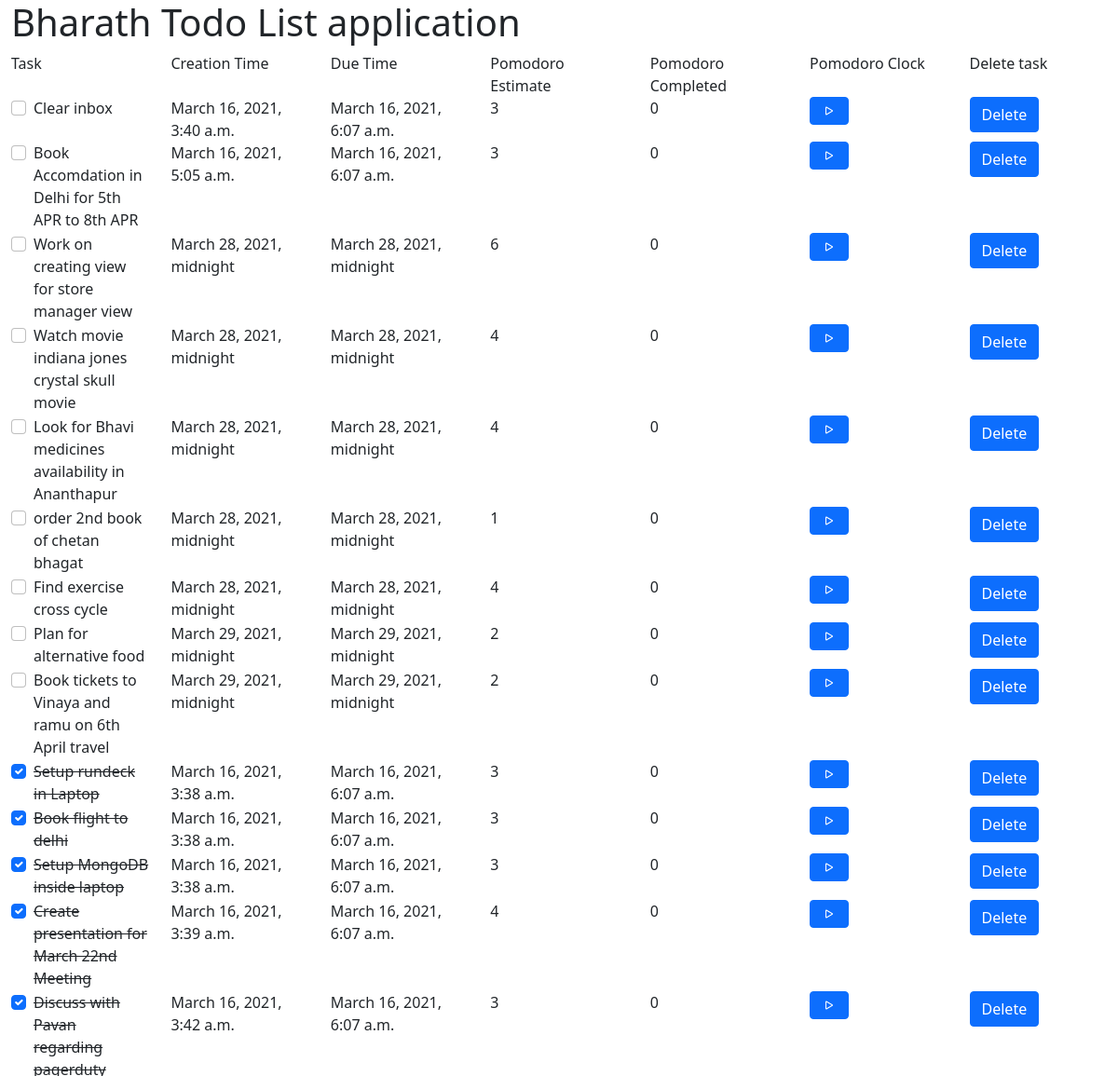
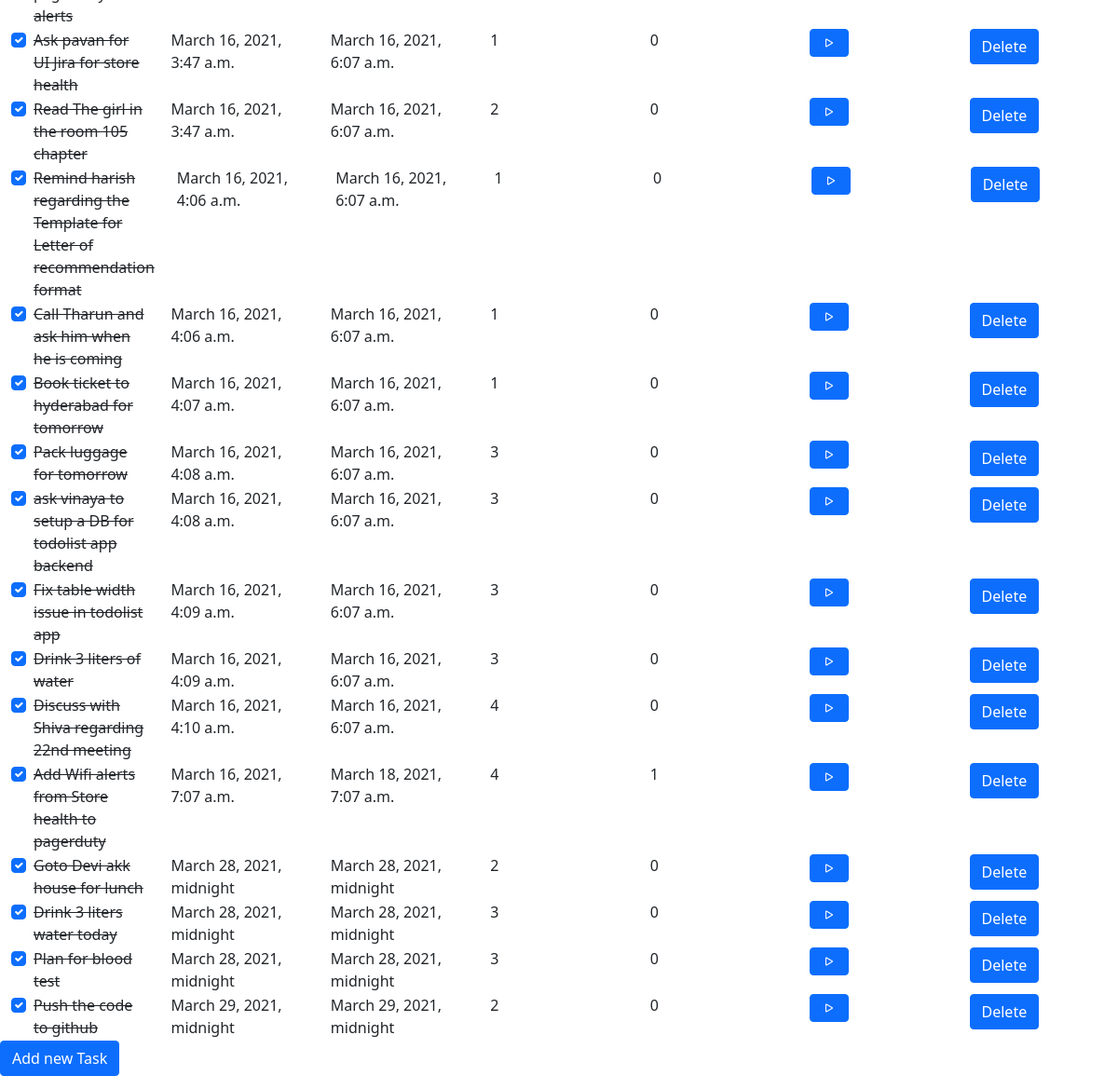
Before: /todolist/ with the older database file (2 pictures, top to bottom).
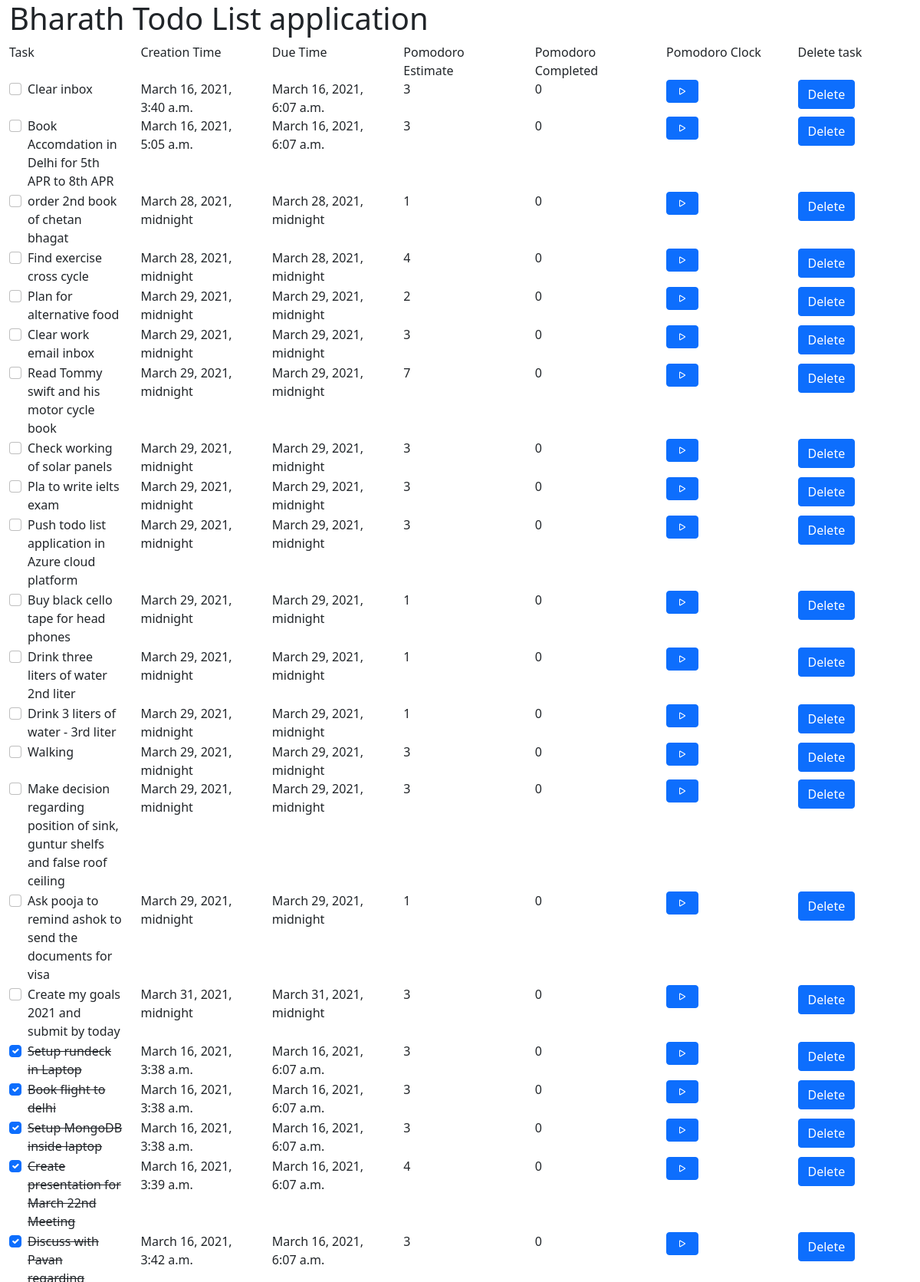
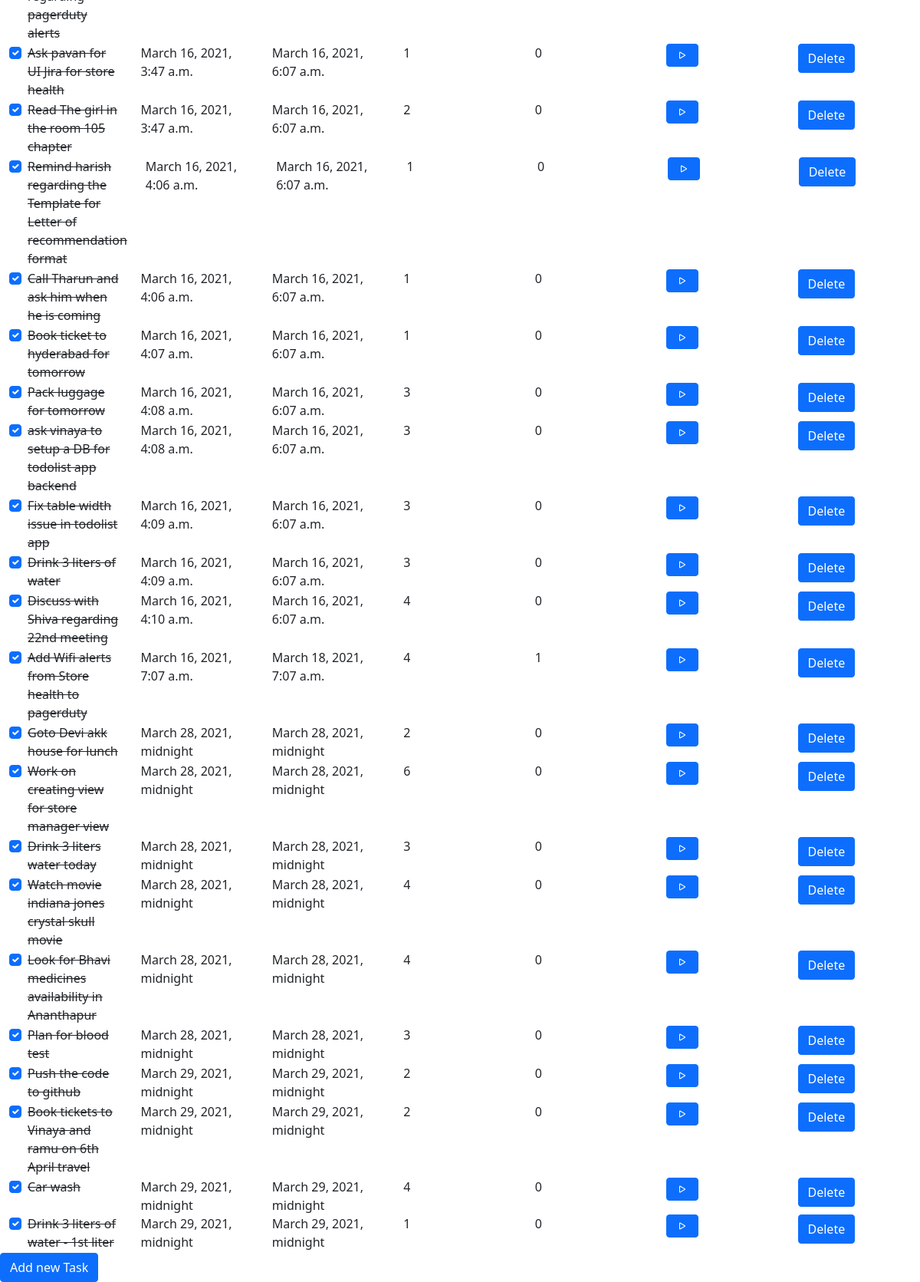
After: the same page with the newer database file (2 pictures, top to bottom).
### todolist/models.py (models this page shows, shortened)
class Item(models.Model):
    todo_item = models.CharField(max_length=700)
    create_date = models.DateTimeField('Date created')
    due_date = models.DateTimeField('Due date')
    status = models.BooleanField('Completed')
    pomodoro_estimate = models.IntegerField('Pomodoro Estimate')
    pomodoro_completed = models.IntegerField('Pomodoro Completed')

### todolist/views.py (the view)
# urls.py: path('', views.index, name='index'),
def index(request):
    list_of_items = Item.objects.all().order_by('status')
    context = {'list_of_items': list_of_items,}
    return render(request, 'todolist/index.html', context)

### todolist/templates/todolist/index.html (shortened to what this page needs)
{% load static %}
<link rel='stylesheet' type="text/css" href="{% static 'todolist/style.css' %}">
<link href="https://cdn.jsdelivr.net/npm/bootstrap@5.0.0-beta2/dist/css/bootstrap.min.css" rel="stylesheet">
<div class="container-fluid">
    <h1>Bharath Todo List application</h1>
        <div class="row">
            <div class="col" >Task</div>
            <div class="col" >Creation Time</div>
            <div class="col" >Due Time</div>
            <div class="col" >Pomodoro Estimate</div>
            <div class="col" >Pomodoro Completed</div>
            <div class="col" >Pomodoro Clock </div>
            <div class="col" >Delete task</div>
        </div>
    {% if list_of_items %}
        {% for item in list_of_items %}
        <div class="row">
            <div class="col">
            {% if item.status %}
            <div class="form-check">
                    <input class="form-check-input" onclick="toggle_status('{{item.todo_item}}','{{item.status}}', '{{item.id}}')" type="checkbox" value=""   id="flexCheckChecked"  checked>
                    <label class="form-check-label" for="flexCheckChecked">
                        {{ item.todo_item}}
                    </label>
            </div>
            {% else %}
            <div class="form-check">
                <input class="form-check-input"  onclick="toggle_status('{{item.todo_item}}', '{{item.status}}', '{{item.id}}')" type="checkbox"  value="" id="flexCheckDefault" >
                <label class="form-check-label" for="flexCheckDefault">
                    {{ item.todo_item}}
                </label>
            </div>
            {% endif %}
            </div>
            <div class="col">
                {{item.create_date}}
            </div>
            <div class="col">
                {{item.due_date}}
            </div>
            <div class="col">
                {{item.pomodoro_estimate}}
            </div>
            <div class="col">
                {{item.pomodoro_completed}}
            </div>
            <div class="col">
                <p>
                    <button type="button"  class="btn btn-primary">
                    <svg xmlns="http://www.w3.org/2000/svg" width="16" height="16" fill="currentColor" class="bi bi-play" viewBox="0 0 16 16">
                        <path d="M10.804 8L5 4.633v6.734L10.804 8zm.792-.696a.802.802 0 0 1 0 1.392l-6.363 3.692C4.713 12.69 4 12.345 4 11.692V4.308c0-.653.713-.998 1.233-.696l6.363 3.692z"/>
                      </svg>
                    </button>
            </p>
            </div>
            <div class="col">
                <a href= "deleteitem" > <button type="button"  class="btn btn-primary"> Delete</button> </a>
            </div>
        </div>
        {% endfor %}
</div>
    {% else %}
        <p> No tasks are available</p>
    {% endif %}
    <a href= "additem" ><button type="button"  class="btn btn-primary"> Add new Task</button> </a>

### todolist/static/todolist/style.css (style rules this page uses)
input[type=checkbox]:checked + label.form-check-label { text-decoration: line-through; }

Changed rows visible on the page:
added Item: todo_item "Clear work email inbox", create_date "March 29, 2021, midnight", due_date "March 29, 2021, midnight", pomodoro_estimate "3", pomodoro_completed "0"
added Item: todo_item "Read Tommy swift and his motor cycle book", create_date "March 29, 2021, midnight", due_date "March 29, 2021, midnight", pomodoro_estimate "7", pomodoro_completed "0"
added Item: todo_item "Check working of solar panels", create_date "March 29, 2021, midnight", due_date "March 29, 2021, midnight", pomodoro_estimate "3", pomodoro_completed "0"
added Item: todo_item "Pla to write ielts exam", create_date "March 29, 2021, midnight", due_date "March 29, 2021, midnight", pomodoro_estimate "3", pomodoro_completed "0"
added Item: todo_item "Push todo list application in Azure cloud platform", create_date "March 29, 2021, midnight", due_date "March 29, 2021, midnight", pomodoro_estimate "3", pomodoro_completed "0"
added Item: todo_item "Buy black cello tape for head phones", create_date "March 29, 2021, midnight", due_date "March 29, 2021, midnight", pomodoro_estimate "1", pomodoro_completed "0"
added Item: todo_item "Drink three liters of water 2nd liter", create_date "March 29, 2021, midnight", due_date "March 29, 2021, midnight", pomodoro_estimate "1", pomodoro_completed "0"
added Item: todo_item "Drink 3 liters of water - 3rd liter", create_date "March 29, 2021, midnight", due_date "March 29, 2021, midnight", pomodoro_estimate "1", pomodoro_completed "0"
added Item: todo_item "Walking", create_date "March 29, 2021, midnight", due_date "March 29, 2021, midnight", pomodoro_estimate "3", pomodoro_completed "0"
added Item: todo_item "Make decision regarding position of sink, guntur shelfs and false roof ceiling", create_date "March 29, 2021, midnight", due_date "March 29, 2021, midnight", pomodoro_estimate "3", pomodoro_completed "0"
added Item: todo_item "Ask pooja to remind ashok to send the documents for visa", create_date "March 29, 2021, midnight", due_date "March 29, 2021, midnight", pomodoro_estimate "1", pomodoro_completed "0"
added Item: todo_item "Create my goals 2021 and submit by today", create_date "March 31, 2021, midnight", due_date "March 31, 2021, midnight", pomodoro_estimate "3", pomodoro_completed "0"
changed Item "Work on creating view for store manager view": status False → True (drawn); todo_item "☐" → "☑"; moves down the list
changed Item "Watch movie indiana jones crystal skull movie": status False → True (drawn); todo_item "☐" → "☑"; moves down the list
changed Item "Look for Bhavi medicines availability in Ananthapur": status False → True (drawn); todo_item "☐" → "☑"; moves down the list
changed Item "Book tickets to Vinaya and ramu on 6th April travel": status False → True (drawn); todo_item "☐" → "☑"; moves down the list
added Item: todo_item "Car wash", create_date "March 29, 2021, midnight", due_date "March 29, 2021, midnight", pomodoro_estimate "4", pomodoro_completed "0"
added Item: todo_item "Drink 3 liters of water - 1st liter", create_date "March 29, 2021, midnight", due_date "March 29, 2021, midnight", pomodoro_estimate "1", pomodoro_completed "0"
